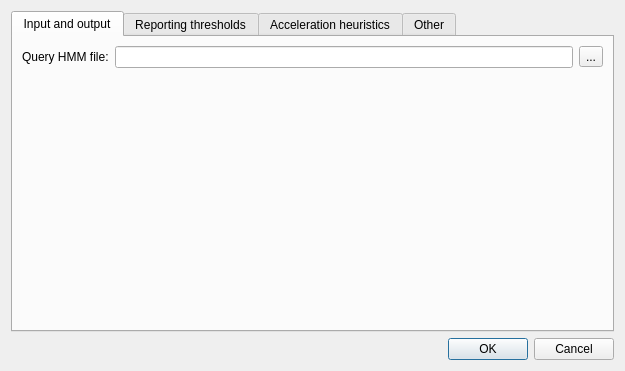
<?xml version="1.0" encoding="UTF-8"?>
<ui version="4.0">
 <class>UHMM3SearchDialog</class>
 <widget class="QDialog" name="UHMM3SearchDialog">
  <property name="geometry">
   <rect>
    <x>0</x>
    <y>0</y>
    <width>625</width>
    <height>371</height>
   </rect>
  </property>
  <property name="windowTitle">
   <string>HMM3 Search</string>
  </property>
  <layout class="QVBoxLayout" name="verticalLayout_7">
   <item>
    <widget class="QTabWidget" name="tabWidget">
     <property name="sizeHint" stdset="0">
      <size>
       <width>601</width>
       <height>320</height>
      </size>
     </property>
     <property name="tabShape">
      <enum>QTabWidget::Rounded</enum>
     </property>
     <property name="currentIndex">
      <number>0</number>
     </property>
     <widget class="QWidget" name="inputAndOutputTab">
      <attribute name="title">
       <string>Input and output</string>
      </attribute>
      <layout class="QVBoxLayout" name="verticalLayout_5">
       <property name="sizeConstraint">
        <enum>QLayout::SetMinAndMaxSize</enum>
       </property>
       <item>
        <layout class="QHBoxLayout" name="horizontalLayout_12">
         <item>
          <widget class="QLabel" name="queryHmmFileLabel">
           <property name="text">
            <string>Query HMM file:</string>
           </property>
          </widget>
         </item>
         <item>
          <widget class="QLineEdit" name="queryHmmFileEdit"/>
         </item>
         <item>
          <widget class="QToolButton" name="queryHmmFileToolButton">
           <property name="text">
            <string>...</string>
           </property>
          </widget>
         </item>
        </layout>
       </item>
       <item>
        <layout class="QVBoxLayout" name="verticalLayout_2">
         <property name="sizeConstraint">
          <enum>QLayout::SetMinAndMaxSize</enum>
         </property>
         <item>
          <spacer name="verticalSpacer">
           <property name="orientation">
            <enum>Qt::Vertical</enum>
           </property>
           <property name="sizeType">
            <enum>QSizePolicy::MinimumExpanding</enum>
           </property>
           <property name="sizeHint" stdset="0">
            <size>
             <width>1</width>
             <height>1</height>
            </size>
           </property>
          </spacer>
         </item>
        </layout>
       </item>
      </layout>
     </widget>
     <widget class="QWidget" name="reportingTresholdsTab">
      <attribute name="title">
       <string>Reporting thresholds</string>
      </attribute>
      <layout class="QVBoxLayout" name="verticalLayout_3">
       <property name="sizeConstraint">
        <enum>QLayout::SetMinAndMaxSize</enum>
       </property>
       <item>
        <layout class="QHBoxLayout" name="horizontalLayout_3">
         <item>
          <widget class="QRadioButton" name="useEvalTresholdsButton">
           <property name="sizePolicy">
            <sizepolicy hsizetype="Expanding" vsizetype="Fixed">
             <horstretch>0</horstretch>
             <verstretch>0</verstretch>
            </sizepolicy>
           </property>
           <property name="text">
            <string>Report domains with E-value less than</string>
           </property>
           <property name="checked">
            <bool>true</bool>
           </property>
          </widget>
         </item>
         <item>
          <widget class="QSpinBox" name="domESpinBox">
           <property name="prefix">
            <string>1E+</string>
           </property>
           <property name="minimum">
            <number>-999</number>
           </property>
           <property name="maximum">
            <number>1</number>
           </property>
           <property name="value">
            <number>1</number>
           </property>
          </widget>
         </item>
        </layout>
       </item>
       <item>
        <widget class="QRadioButton" name="useScoreTresholdsButton">
         <property name="enabled">
          <bool>true</bool>
         </property>
         <property name="sizePolicy">
          <sizepolicy hsizetype="Expanding" vsizetype="Fixed">
           <horstretch>0</horstretch>
           <verstretch>0</verstretch>
          </sizepolicy>
         </property>
         <property name="text">
          <string>Report domains with score greater than</string>
         </property>
        </widget>
       </item>
       <item>
        <layout class="QHBoxLayout" name="horizontalLayout_4">
         <item>
          <spacer name="horizontalSpacer_2">
           <property name="orientation">
            <enum>Qt::Horizontal</enum>
           </property>
           <property name="sizeType">
            <enum>QSizePolicy::Fixed</enum>
           </property>
           <property name="sizeHint" stdset="0">
            <size>
             <width>13</width>
             <height>20</height>
            </size>
           </property>
          </spacer>
         </item>
         <item>
          <widget class="QRadioButton" name="useExplicitScoreTresholdButton">
           <property name="enabled">
            <bool>false</bool>
           </property>
           <property name="sizePolicy">
            <sizepolicy hsizetype="Expanding" vsizetype="Fixed">
             <horstretch>0</horstretch>
             <verstretch>0</verstretch>
            </sizepolicy>
           </property>
           <property name="text">
            <string>Score threshold:</string>
           </property>
          </widget>
         </item>
         <item>
          <widget class="QDoubleSpinBox" name="scoreTresholdDoubleSpin">
           <property name="enabled">
            <bool>false</bool>
           </property>
           <property name="minimum">
            <double>0.010000000000000</double>
           </property>
           <property name="value">
            <double>0.010000000000000</double>
           </property>
          </widget>
         </item>
        </layout>
       </item>
       <item>
        <layout class="QHBoxLayout" name="horizontalLayout_5">
         <item>
          <spacer name="horizontalSpacer_5">
           <property name="orientation">
            <enum>Qt::Horizontal</enum>
           </property>
           <property name="sizeType">
            <enum>QSizePolicy::Fixed</enum>
           </property>
           <property name="sizeHint" stdset="0">
            <size>
             <width>13</width>
             <height>20</height>
            </size>
           </property>
          </spacer>
         </item>
         <item>
          <widget class="QRadioButton" name="useGATresholdsButton">
           <property name="enabled">
            <bool>false</bool>
           </property>
           <property name="sizePolicy">
            <sizepolicy hsizetype="Expanding" vsizetype="Fixed">
             <horstretch>0</horstretch>
             <verstretch>0</verstretch>
            </sizepolicy>
           </property>
           <property name="text">
            <string>Use profile's GA gathering cutoffs</string>
           </property>
          </widget>
         </item>
        </layout>
       </item>
       <item>
        <layout class="QHBoxLayout" name="horizontalLayout_6">
         <item>
          <spacer name="horizontalSpacer_4">
           <property name="orientation">
            <enum>Qt::Horizontal</enum>
           </property>
           <property name="sizeType">
            <enum>QSizePolicy::Fixed</enum>
           </property>
           <property name="sizeHint" stdset="0">
            <size>
             <width>13</width>
             <height>20</height>
            </size>
           </property>
          </spacer>
         </item>
         <item>
          <widget class="QRadioButton" name="useNCTresholdsButton">
           <property name="enabled">
            <bool>false</bool>
           </property>
           <property name="sizePolicy">
            <sizepolicy hsizetype="Expanding" vsizetype="Fixed">
             <horstretch>0</horstretch>
             <verstretch>0</verstretch>
            </sizepolicy>
           </property>
           <property name="text">
            <string>Use profile's NC noise cutoffs</string>
           </property>
          </widget>
         </item>
        </layout>
       </item>
       <item>
        <layout class="QHBoxLayout" name="horizontalLayout_7">
         <item>
          <spacer name="horizontalSpacer_3">
           <property name="orientation">
            <enum>Qt::Horizontal</enum>
           </property>
           <property name="sizeType">
            <enum>QSizePolicy::Fixed</enum>
           </property>
           <property name="sizeHint" stdset="0">
            <size>
             <width>13</width>
             <height>20</height>
            </size>
           </property>
          </spacer>
         </item>
         <item>
          <widget class="QRadioButton" name="useTCTresholdsButton">
           <property name="enabled">
            <bool>false</bool>
           </property>
           <property name="text">
            <string>Use profile's TC trusted cutoffs</string>
           </property>
          </widget>
         </item>
        </layout>
       </item>
       <item>
        <layout class="QHBoxLayout" name="horizontalLayout_8">
         <item>
          <widget class="QCheckBox" name="domZCheckBox">
           <property name="sizePolicy">
            <sizepolicy hsizetype="Expanding" vsizetype="Fixed">
             <horstretch>0</horstretch>
             <verstretch>0</verstretch>
            </sizepolicy>
           </property>
           <property name="text">
            <string>Number of significant sequences for domain E-value calculation</string>
           </property>
          </widget>
         </item>
         <item>
          <widget class="QDoubleSpinBox" name="domZDoubleSpinBox">
           <property name="enabled">
            <bool>false</bool>
           </property>
           <property name="maximum">
            <double>999999999.000000000000000</double>
           </property>
          </widget>
         </item>
        </layout>
       </item>
       <item>
        <spacer name="verticalSpacer_2">
         <property name="orientation">
          <enum>Qt::Vertical</enum>
         </property>
         <property name="sizeHint" stdset="0">
          <size>
           <width>1</width>
           <height>1</height>
          </size>
         </property>
        </spacer>
       </item>
      </layout>
     </widget>
     <widget class="QWidget" name="accelarationHeuristicsTab">
      <attribute name="title">
       <string>Acceleration heuristics</string>
      </attribute>
      <layout class="QVBoxLayout" name="verticalLayout_4">
       <property name="sizeConstraint">
        <enum>QLayout::SetMinAndMaxSize</enum>
       </property>
       <item>
        <widget class="QCheckBox" name="nobiasCheckBox">
         <property name="sizePolicy">
          <sizepolicy hsizetype="Expanding" vsizetype="Fixed">
           <horstretch>0</horstretch>
           <verstretch>0</verstretch>
          </sizepolicy>
         </property>
         <property name="text">
          <string>Turn off composition bias filter</string>
         </property>
        </widget>
       </item>
       <item>
        <widget class="QCheckBox" name="nonull2CheckBox">
         <property name="sizePolicy">
          <sizepolicy hsizetype="Expanding" vsizetype="Fixed">
           <horstretch>0</horstretch>
           <verstretch>0</verstretch>
          </sizepolicy>
         </property>
         <property name="text">
          <string>Turn off biased composition score corrections</string>
         </property>
        </widget>
       </item>
       <item>
        <widget class="QCheckBox" name="maxCheckBox">
         <property name="sizePolicy">
          <sizepolicy hsizetype="Expanding" vsizetype="Fixed">
           <horstretch>0</horstretch>
           <verstretch>0</verstretch>
          </sizepolicy>
         </property>
         <property name="text">
          <string>Turn all heuristic filters off (less speed, more power)</string>
         </property>
        </widget>
       </item>
       <item>
        <layout class="QHBoxLayout" name="horizontalLayout_9">
         <item>
          <widget class="QLabel" name="f1Label">
           <property name="sizePolicy">
            <sizepolicy hsizetype="Expanding" vsizetype="Preferred">
             <horstretch>0</horstretch>
             <verstretch>0</verstretch>
            </sizepolicy>
           </property>
           <property name="text">
            <string>MSV filter threshold:</string>
           </property>
          </widget>
         </item>
         <item>
          <widget class="QDoubleSpinBox" name="f1DoubleSpinBox">
           <property name="decimals">
            <number>5</number>
           </property>
           <property name="minimum">
            <double>-999999999.000000000000000</double>
           </property>
           <property name="maximum">
            <double>999999999.000000000000000</double>
           </property>
           <property name="value">
            <double>0.020000000000000</double>
           </property>
          </widget>
         </item>
        </layout>
       </item>
       <item>
        <layout class="QHBoxLayout" name="horizontalLayout_10">
         <item>
          <widget class="QLabel" name="f2Label">
           <property name="sizePolicy">
            <sizepolicy hsizetype="Expanding" vsizetype="Preferred">
             <horstretch>0</horstretch>
             <verstretch>0</verstretch>
            </sizepolicy>
           </property>
           <property name="text">
            <string>Viterbi filter threshold:</string>
           </property>
          </widget>
         </item>
         <item>
          <widget class="QDoubleSpinBox" name="f2DoubleSpinBox">
           <property name="decimals">
            <number>5</number>
           </property>
           <property name="minimum">
            <double>-999999999.000000000000000</double>
           </property>
           <property name="maximum">
            <double>999999999.000000000000000</double>
           </property>
          </widget>
         </item>
        </layout>
       </item>
       <item>
        <layout class="QHBoxLayout" name="horizontalLayout_11">
         <item>
          <widget class="QLabel" name="f3Label">
           <property name="sizePolicy">
            <sizepolicy hsizetype="Expanding" vsizetype="Preferred">
             <horstretch>0</horstretch>
             <verstretch>0</verstretch>
            </sizepolicy>
           </property>
           <property name="text">
            <string>Forward filter threshold:</string>
           </property>
          </widget>
         </item>
         <item>
          <widget class="QDoubleSpinBox" name="f3DoubleSpinBox">
           <property name="decimals">
            <number>5</number>
           </property>
           <property name="minimum">
            <double>-999999999.000000000000000</double>
           </property>
           <property name="maximum">
            <double>999999999.000000000000000</double>
           </property>
          </widget>
         </item>
        </layout>
       </item>
       <item>
        <spacer name="verticalSpacer_3">
         <property name="orientation">
          <enum>Qt::Vertical</enum>
         </property>
         <property name="sizeHint" stdset="0">
          <size>
           <width>1</width>
           <height>1</height>
          </size>
         </property>
        </spacer>
       </item>
      </layout>
     </widget>
     <widget class="QWidget" name="otherTab">
      <attribute name="title">
       <string>Other</string>
      </attribute>
      <layout class="QVBoxLayout" name="verticalLayout">
       <property name="sizeConstraint">
        <enum>QLayout::SetMinAndMaxSize</enum>
       </property>
       <item>
        <layout class="QVBoxLayout" name="verticalLayout_6">
         <property name="sizeConstraint">
          <enum>QLayout::SetMinAndMaxSize</enum>
         </property>
         <item>
          <layout class="QHBoxLayout" name="horizontalLayout_15">
           <item>
            <widget class="QLabel" name="seedLabel">
             <property name="sizePolicy">
              <sizepolicy hsizetype="Expanding" vsizetype="Preferred">
               <horstretch>0</horstretch>
               <verstretch>0</verstretch>
              </sizepolicy>
             </property>
             <property name="text">
              <string>Random generator seed</string>
             </property>
            </widget>
           </item>
           <item>
            <widget class="QSpinBox" name="seedSpinBox">
             <property name="maximum">
              <number>999999999</number>
             </property>
             <property name="value">
              <number>42</number>
             </property>
            </widget>
           </item>
          </layout>
         </item>
         <item>
          <layout class="QHBoxLayout" name="horizontalLayout_16">
           <item>
            <spacer name="horizontalSpacer">
             <property name="orientation">
              <enum>Qt::Horizontal</enum>
             </property>
             <property name="sizeType">
              <enum>QSizePolicy::Fixed</enum>
             </property>
             <property name="sizeHint" stdset="0">
              <size>
               <width>10</width>
               <height>20</height>
              </size>
             </property>
            </spacer>
           </item>
           <item>
            <widget class="QLabel" name="seedAddLabel">
             <property name="sizePolicy">
              <sizepolicy hsizetype="Expanding" vsizetype="Preferred">
               <horstretch>0</horstretch>
               <verstretch>0</verstretch>
              </sizepolicy>
             </property>
             <property name="text">
              <string>* 0 means that one-time arbitrary seed will be used</string>
             </property>
            </widget>
           </item>
          </layout>
         </item>
        </layout>
       </item>
       <item>
        <spacer name="verticalSpacer_6">
         <property name="orientation">
          <enum>Qt::Vertical</enum>
         </property>
         <property name="sizeHint" stdset="0">
          <size>
           <width>1</width>
           <height>1</height>
          </size>
         </property>
        </spacer>
       </item>
      </layout>
     </widget>
    </widget>
   </item>
   <item>
    <widget class="QDialogButtonBox" name="buttonBox">
     <property name="standardButtons">
      <set>QDialogButtonBox::Cancel|QDialogButtonBox::Ok</set>
     </property>
    </widget>
   </item>
  </layout>
 </widget>
 <resources/>
 <connections/>
</ui>
